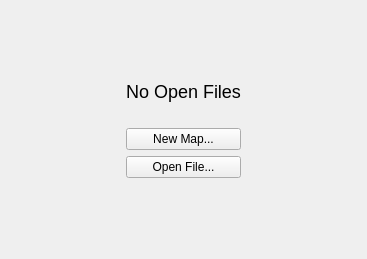
<?xml version="1.0" encoding="UTF-8"?>
<ui version="4.0">
 <class>Tiled::Internal::NoEditorWidget</class>
 <widget class="QWidget" name="Tiled::Internal::NoEditorWidget">
  <property name="geometry">
   <rect>
    <x>0</x>
    <y>0</y>
    <width>367</width>
    <height>259</height>
   </rect>
  </property>
  <layout class="QGridLayout" name="gridLayout">
   <item row="0" column="1">
    <spacer name="verticalSpacer">
     <property name="orientation">
      <enum>Qt::Vertical</enum>
     </property>
     <property name="sizeHint" stdset="0">
      <size>
       <width>20</width>
       <height>80</height>
      </size>
     </property>
    </spacer>
   </item>
   <item row="2" column="1">
    <spacer name="verticalSpacer_2">
     <property name="orientation">
      <enum>Qt::Vertical</enum>
     </property>
     <property name="sizeHint" stdset="0">
      <size>
       <width>20</width>
       <height>79</height>
      </size>
     </property>
    </spacer>
   </item>
   <item row="1" column="0">
    <spacer name="horizontalSpacer_2">
     <property name="orientation">
      <enum>Qt::Horizontal</enum>
     </property>
     <property name="sizeHint" stdset="0">
      <size>
       <width>84</width>
       <height>20</height>
      </size>
     </property>
    </spacer>
   </item>
   <item row="1" column="1">
    <layout class="QVBoxLayout" name="verticalLayout">
     <item>
      <widget class="QLabel" name="title">
       <property name="text">
        <string>&lt;font size=&quot;+2&quot;&gt;No Open Files&lt;/font&gt;</string>
       </property>
       <property name="alignment">
        <set>Qt::AlignCenter</set>
       </property>
      </widget>
     </item>
     <item>
      <spacer name="verticalSpacer_3">
       <property name="orientation">
        <enum>Qt::Vertical</enum>
       </property>
       <property name="sizeType">
        <enum>QSizePolicy::Fixed</enum>
       </property>
       <property name="sizeHint" stdset="0">
        <size>
         <width>20</width>
         <height>20</height>
        </size>
       </property>
      </spacer>
     </item>
     <item>
      <layout class="QHBoxLayout" name="horizontalLayout">
       <item>
        <widget class="QPushButton" name="newMapButton">
         <property name="text">
          <string>New Map...</string>
         </property>
        </widget>
       </item>
      </layout>
     </item>
     <item>
      <layout class="QVBoxLayout" name="verticalLayout_4">
       <item>
        <widget class="QPushButton" name="openFileButton">
         <property name="text">
          <string>Open File...</string>
         </property>
        </widget>
       </item>
      </layout>
     </item>
    </layout>
   </item>
   <item row="1" column="2">
    <spacer name="horizontalSpacer">
     <property name="orientation">
      <enum>Qt::Horizontal</enum>
     </property>
     <property name="sizeHint" stdset="0">
      <size>
       <width>84</width>
       <height>20</height>
      </size>
     </property>
    </spacer>
   </item>
  </layout>
 </widget>
 <resources/>
 <connections/>
</ui>
